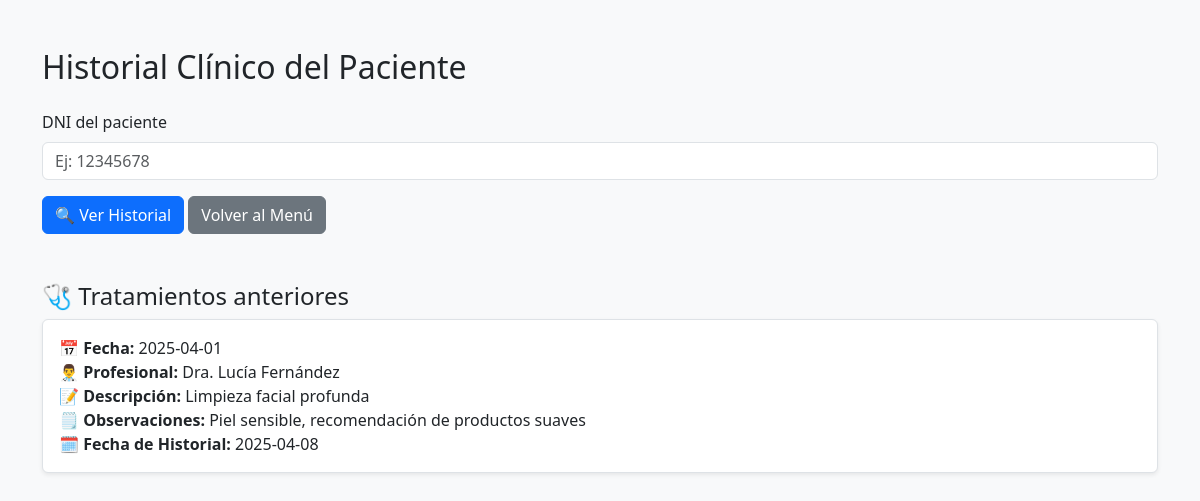
/empleados/historia_clinica.php?dni=12345678 (signed in), run on the app's committed database.
### tables this page shows
CREATE TABLE tratamientos (
    id INT AUTO_INCREMENT PRIMARY KEY,
    id_paciente INT,
    id_profesional INT,
    fecha DATE,
    descripcion TEXT,
    observaciones TEXT DEFAULT NULL,
    historial_fecha DATE DEFAULT NULL,   
    FOREIGN KEY (id_paciente) REFERENCES pacientes(id),
    FOREIGN KEY (id_profesional) REFERENCES profesionales(id)
);

CREATE TABLE profesionales (
    id INT AUTO_INCREMENT PRIMARY KEY,
    nombre VARCHAR(100),
    especialidad VARCHAR(100)
);

### empleados/historia_clinica.php (the view, shortened to what this page needs)
<?php
include("../php/conexion.php");
$historial = null;
$mensaje_error = '';
if (isset($_GET['dni']) && !empty($_GET['dni'])) {
    $dni = $_GET['dni'];
    $sql = "SELECT id FROM pacientes WHERE dni = '$dni'";
    $result = $conexion->query($sql);
    if ($result && $result->num_rows > 0) {
        $paciente = $result->fetch_assoc();
        $id_paciente = $paciente['id'];
        $sql_historial = "SELECT t.fecha, t.descripcion, t.observaciones, p.nombre AS profesional, t.historial_fecha
                          FROM tratamientos t
                          JOIN profesionales p ON t.id_profesional = p.id
                          WHERE t.id_paciente = '$id_paciente'
                          ORDER BY t.fecha DESC";
        $historial = $conexion->query($sql_historial);
    } else {
        $mensaje_error = "⚠️ Paciente con DNI <strong>$dni</strong> no encontrado.";
    }
}
?>
<!DOCTYPE html>
<html lang="es">
<head>
    <link href="https://cdn.jsdelivr.net/npm/bootstrap@5.3.0/dist/css/bootstrap.min.css" rel="stylesheet">
</head>
<body class="bg-light">
    <div class="container py-5">
        <h2 class="mb-4">Historial Clínico del Paciente</h2>
        <form method="GET" action="historia_clinica.php">
            <div class="mb-3">
                <label for="dni" class="form-label">DNI del paciente</label>
                <input type="text" class="form-control" name="dni" id="dni" placeholder="Ej: 12345678" required>
            </div>
            <button type="submit" class="btn btn-primary">🔍 Ver Historial</button>
            <a href="index_empleados.php" class="btn btn-secondary">Volver al Menú</a>
        </form>
        <?php if ($historial && $historial->num_rows > 0): ?>
            <h4 class="mt-5">🩺 Tratamientos anteriores</h4>
            <?php while ($row = $historial->fetch_assoc()): ?>
                <div class="border rounded p-3 mb-3 bg-white shadow-sm">
                    <strong>📅 Fecha:</strong> <?php echo $row['fecha']; ?><br>
                    <strong>👨‍⚕️ Profesional:</strong> <?php echo $row['profesional']; ?><br>
                    <strong>📝 Descripción:</strong> <?php echo $row['descripcion']; ?><br>
                    <strong>🗒️ Observaciones:</strong> <?php echo $row['observaciones']; ?><br>
                    <strong>🗓️ Fecha de Historial:</strong> <?php echo $row['historial_fecha']; ?>
                </div>
            <?php endwhile; ?>
        <?php elseif (isset($_GET['dni']) && empty($mensaje_error)): ?>
            <div class="alert alert-info mt-4">No hay tratamientos registrados para este paciente.</div>
        <?php endif; ?>
    </div>
</body>
</html>

### data on the page
tratamientos: fecha "2025-04-01", id_profesional.nombre "Dra. Lucía Fernández", descripcion "Limpieza facial profunda", observaciones "Piel sensible, recomendación de productos suaves", historial_fecha "2025-04-08"
